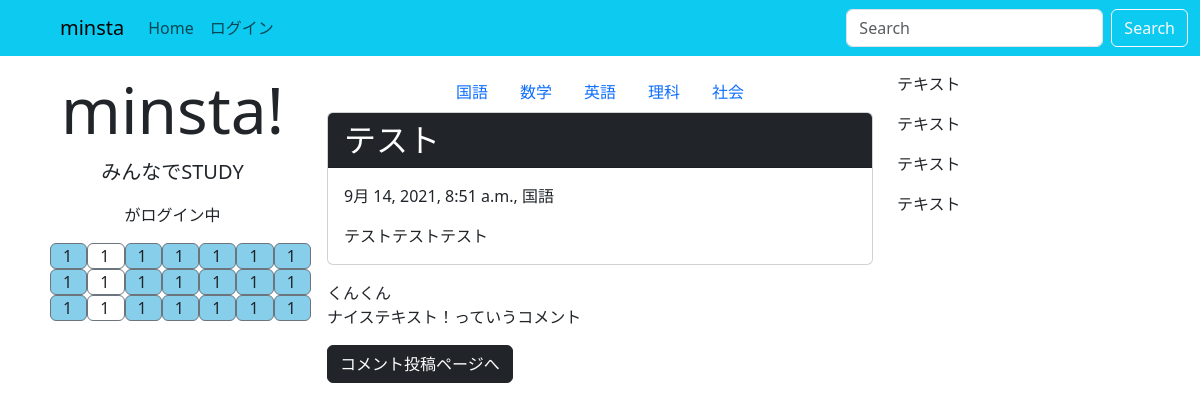
Page /detail/1/ on the earlier database version.
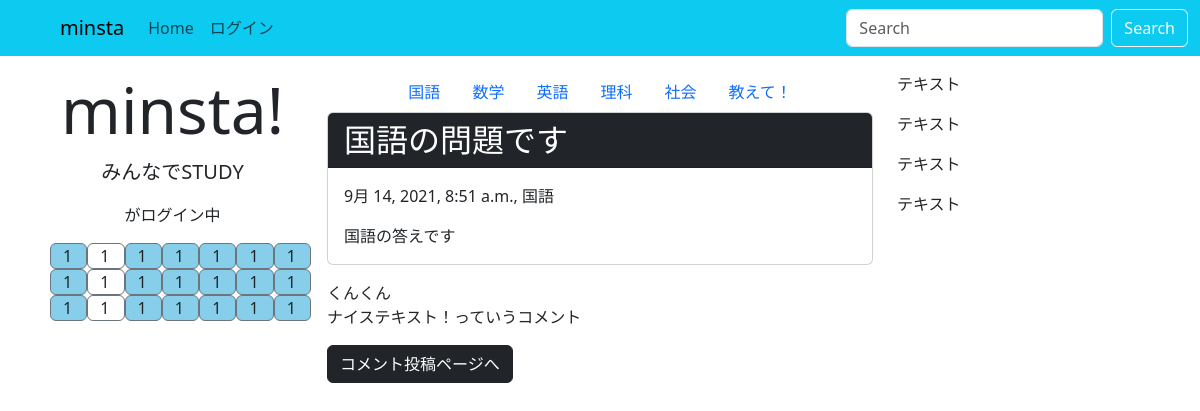
Same page on the later database version.
### study/models.py (models this page shows, shortened)
class Category(models.Model):
    name = models.CharField('カテゴリ名', max_length=255)
    created_at = models.DateTimeField('作成日', default=timezone.now)
    def __str__(self):
        return self.name

class Post(models.Model):
    title = models.TextField('問題', max_length=255)
    text = models.TextField('答え')
    created_at = models.DateTimeField('作成日', default=timezone.now)
    category = models.ForeignKey(
        Category, verbose_name='カテゴリ', on_delete=models.PROTECT)

class Comment(models.Model):
    name = models.CharField('お名前', max_length=30, default='名無し')
    text = models.TextField('コメント')
    post = models.ForeignKey(Post, verbose_name='紐づく記事',
                             on_delete=models.PROTECT)
    created_at = models.DateTimeField('作成日', default=timezone.now)

### study/views.py (the view)
# urls.py: path('detail/<int:pk>/', views.DetailView.as_view(), name='detail'),
class DetailView(generic.DetailView):
    model = Post

### study/context_processors.py (called while the page is built)
def common(request: object) -> object:
    context = {
        'category_list': Category.objects.all(),
    }
    return context

### study/templates/study/post_detail.html
{% extends 'study/base.html' %}
{% load django_bootstrap5 %}
{% block content %}
<div class="card mb-3">
  <h2 class="card-header bg-dark text-white">{{ post.title }}</h2>
  <div class="card-body">
    <p>{{ post.created_at }}, {{ post.category }}</p>
    {{ post.text | linebreaksbr | urlize}}
  </div>
</div>
{% for comment in post.comment_set.all %}
<p>
  {{ comment.name }}<br>
  {{ comment.text | linebreaksbr }}
</p>
{% endfor %}
<a class="btn btn-dark" href="{% url 'study:comment' post.pk %}">コメント投稿ページへ</a>
{% endblock %}

### study/templates/study/base.html (shortened to what the changed rows need)
{% load django_bootstrap5 %}
<!doctype html>
<html lang="ja">
<head>
  {% bootstrap_css %}
</head>
<body>
  <div class="container">
    <div class="row">
      <div class="container col-md-3 mt-3">
        <h1 class="display-3" style="text-align:center;">minsta!</h1>
      </div>
      <div class="container col-md-6 mb-3 mt-3">
        <ul class="nav justify-content-center">
          {% for category in category_list %}
          <li class="nav-item"><a class="nav-link" href="{% url 'study:category' category.pk %}">{{ category }}</a>
          </li>
          {% endfor %}
        </ul>
        {% block content %}
        {% endblock %}
      </div>
    </div>
  </div>
</body>
</html>

Differences in the rows shown:
added Category: name "教えて！"
changed Post "国語": title "テスト" → "国語の問題です"; text "テストテストテスト" → "国語の答えです"
